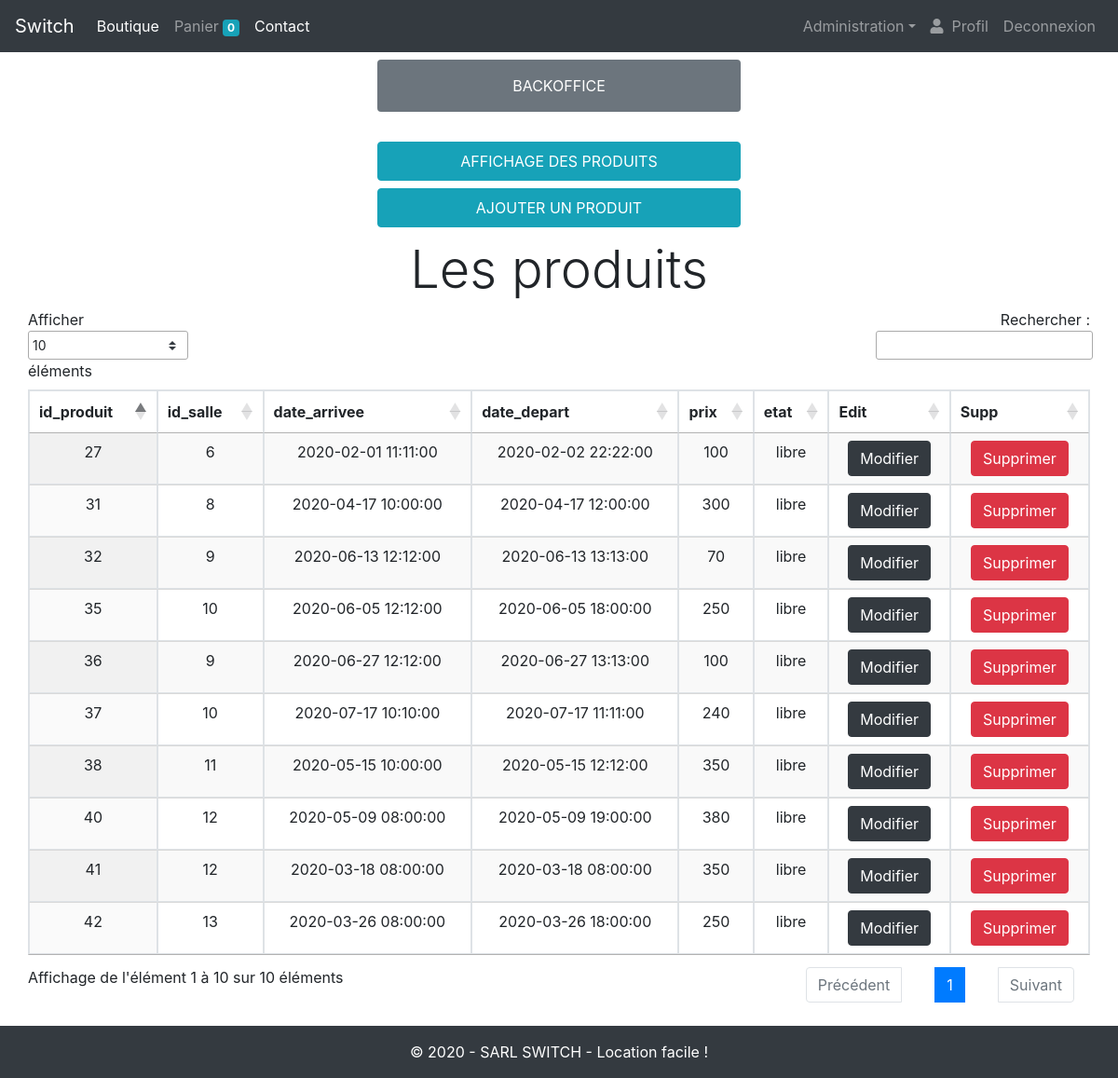
Page /admin/gestion_produit.php?action=affichage (signed in) on the committed database.
### tables this page shows
CREATE TABLE IF NOT EXISTS `produit` (
  `id_produit` int(3) NOT NULL AUTO_INCREMENT,
  `id_salle` int(3) NOT NULL,
  `date_arrivee` datetime NOT NULL,
  `date_depart` datetime NOT NULL,
  `prix` int(3) NOT NULL,
  `etat` enum('libre','reservation') NOT NULL,
  PRIMARY KEY (`id_produit`),
  KEY `cascade id_salle` (`id_salle`)
);

### admin/gestion_produit.php (the view, shortened to what this page needs)
<?php
require_once('../inc/init.inc.php');
require_once('../inc/header.inc.php');
?>
<div><p class="col-md-4 offset-md-4 bg-secondary text-center rounded text-white mt-2 p-3">BACKOFFICE</p></div>
<div><a href="?action=affichage" class="col-md-4 offset-md-4 btn btn-info p-2 mb-1 mt-3">AFFICHAGE DES PRODUITS</a></div>
<div><a href="?action=ajout" class="col-md-4 offset-md-4 btn btn-info p-2 my-1">AJOUTER UN PRODUIT</a></div>
<?php if(isset($_GET['action']) && $_GET['action'] == 'affichage'): ?>
<?php $data = $bdd ->query("SELECT * FROM produit ORDER BY id_produit"); ?>
<h3 class="display-4 text-center mt-2">Les produits</h3>
<div class="container col-12 overflow-auto">
<table class="table display table-bordered text-center" id="opentable"><thead><tr>
<?php
        for ($i = 0; $i < $data->columnCount(); $i++):
        $colonne = $data->getColumnMeta($i)
        ?>
        <th><?= $colonne['name'] ?></th>
<?php endfor; ?>
        <th>Edit</th>
        <th>Supp</th>
    </tr>
</thead>
<tbody>
    <?php while($products = $data->fetch(PDO::FETCH_ASSOC)): ?>
        <tr>
            <?php foreach($products as $key => $value): ?>
                    <td><?= $value ?></td>
            <?php endforeach; ?>
            <td><a href="?action=modification&id_produit=<?=$products['id_produit']?>" class="btn btn-dark"> Modifier</a></td>
            <td><a href="?action=suppression&id_produit=<?=$products['id_produit']?>" class="btn btn-danger"> Supprimer</a></td>
        </tr>
        <?php endwhile; ?>
</tbody>
</table>
</div>
<?php endif; ?>
<?php
require_once('../inc/footer.inc.php');

### rows in the picture
produit: id_produit "27", id_salle "6", date_arrivee "2020-02-01 11:11:00", date_depart "2020-02-02 22:22:00", prix "100", etat "libre"
produit: id_produit "31", id_salle "8", date_arrivee "2020-04-17 10:00:00", date_depart "2020-04-17 12:00:00", prix "300", etat "libre"
produit: id_produit "32", id_salle "9", date_arrivee "2020-06-13 12:12:00", date_depart "2020-06-13 13:13:00", prix "70", etat "libre"
produit: id_produit "35", id_salle "10", date_arrivee "2020-06-05 12:12:00", date_depart "2020-06-05 18:00:00", prix "250", etat "libre"
produit: id_produit "36", id_salle "9", date_arrivee "2020-06-27 12:12:00", date_depart "2020-06-27 13:13:00", prix "100", etat "libre"
produit: id_produit "37", id_salle "10", date_arrivee "2020-07-17 10:10:00", date_depart "2020-07-17 11:11:00", prix "240", etat "libre"
produit: id_produit "38", id_salle "11", date_arrivee "2020-05-15 10:00:00", date_depart "2020-05-15 12:12:00", prix "350", etat "libre"
produit: id_produit "40", id_salle "12", date_arrivee "2020-05-09 08:00:00", date_depart "2020-05-09 19:00:00", prix "380", etat "libre"
produit: id_produit "41", id_salle "12", date_arrivee "2020-03-18 08:00:00", date_depart "2020-03-18 08:00:00", prix "350", etat "libre"
produit: id_produit "42", id_salle "13", date_arrivee "2020-03-26 08:00:00", date_depart "2020-03-26 18:00:00", prix "250", etat "libre"

### other values in the picture
$nbProduct "0"
$colonne['name'] "id_produit"
$colonne['name'] "id_salle"
$colonne['name'] "date_arrivee"
$colonne['name'] "date_depart"
$colonne['name'] "prix"
$colonne['name'] "etat"
